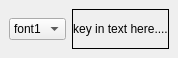
<?xml version="1.0" encoding="UTF-8"?>
<ui version="4.0">
 <class>Form</class>
 <widget class="QWidget" name="Form">
  <property name="geometry">
   <rect>
    <x>0</x>
    <y>0</y>
    <width>120</width>
    <height>58</height>
   </rect>
  </property>
  <property name="sizePolicy">
   <sizepolicy hsizetype="Maximum" vsizetype="Minimum">
    <horstretch>0</horstretch>
    <verstretch>0</verstretch>
   </sizepolicy>
  </property>
  <property name="windowTitle">
   <string>Form</string>
  </property>
  <property name="windowOpacity">
   <double>0.600000000000000</double>
  </property>
  <property name="styleSheet">
   <string notr="true"/>
  </property>
  <layout class="QHBoxLayout" name="horizontalLayout">
   <property name="spacing">
    <number>6</number>
   </property>
   <property name="leftMargin">
    <number>9</number>
   </property>
   <property name="topMargin">
    <number>9</number>
   </property>
   <property name="rightMargin">
    <number>9</number>
   </property>
   <property name="bottomMargin">
    <number>9</number>
   </property>
   <item>
    <layout class="QHBoxLayout" name="HlayoutMarker">
     <property name="sizeConstraint">
      <enum>QLayout::SetMaximumSize</enum>
     </property>
    </layout>
   </item>
   <item>
    <widget class="QComboBox" name="comboBox">
     <property name="currentText">
      <string>font1</string>
     </property>
     <item>
      <property name="text">
       <string>font1</string>
      </property>
      <property name="icon">
       <iconset resource="nodetemplate.qrc">
        <normaloff>:/brush.png</normaloff>:/brush.png</iconset>
      </property>
     </item>
     <item>
      <property name="text">
       <string>font2</string>
      </property>
      <property name="icon">
       <iconset resource="nodetemplate.qrc">
        <normaloff>:/attachment.png</normaloff>:/attachment.png</iconset>
      </property>
     </item>
    </widget>
   </item>
   <item>
    <widget class="QLabel" name="label">
     <property name="sizePolicy">
      <sizepolicy hsizetype="Maximum" vsizetype="Preferred">
       <horstretch>0</horstretch>
       <verstretch>0</verstretch>
      </sizepolicy>
     </property>
     <property name="frameShape">
      <enum>QFrame::Box</enum>
     </property>
     <property name="text">
      <string>key in text here....</string>
     </property>
     <property name="alignment">
      <set>Qt::AlignCenter</set>
     </property>
    </widget>
   </item>
   <item>
    <layout class="QHBoxLayout" name="HlayoutAttachment">
     <property name="sizeConstraint">
      <enum>QLayout::SetMaximumSize</enum>
     </property>
    </layout>
   </item>
  </layout>
 </widget>
 <resources>
  <include location="nodetemplate.qrc"/>
 </resources>
 <connections/>
</ui>
